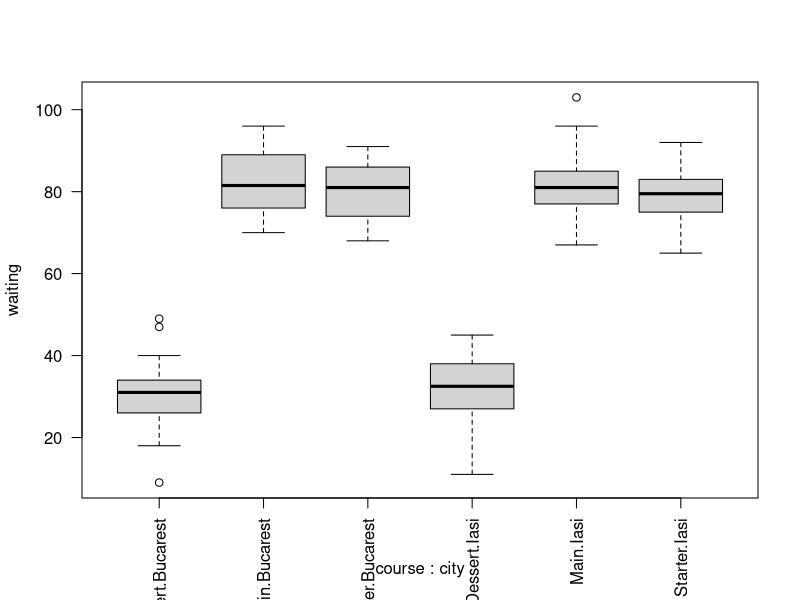
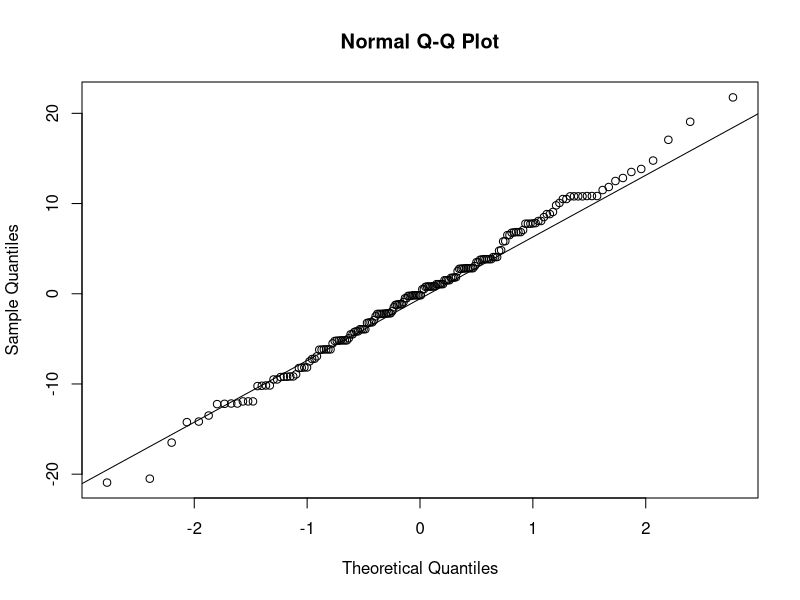

Write the R code that produced these figures, in order. (Note: this script raises an error after producing the figures.)
X <- read.table("../Exams of previous years/2018/2018-09-13/Waiting.txt") #example, substitute
attach(X)
boxplot(waiting ~ course+ city,las=2)

#a) Two-ways anova and hypothesis checking
an <- aov(waiting ~ course + city + course:city)
summary(an)

#assumptions are gaussianity of each group and same variance
#verification of assumptions:
shapiro.test(an$residuals)
x11()
qqnorm(an$residuals)
qqline(an$residuals)
#we can assume gaussianity IF we can also assure homoschedasticity amongst groups
var.test(waiting[which(city == "Iasi" & course == "Starter")], waiting[which(city == "Iasi" & course == "Main")])
var.test(waiting[which(city == "Iasi" & course == "Starter")], waiting[which(city == "Iasi" & course == "Dessert")])
var.test(waiting[which(city == "Iasi" & course == "Main")], waiting[which(city == "Iasi" & course == "Dessert")])
var.test(waiting[which(city == "Iasi" & course == "Starter")], waiting[which(city == "Bucarest" & course == "Starter")])
var.test(waiting[which(city == "Iasi" & course == "Starter")], waiting[which(city == "Bucarest" & course == "Main")])
var.test(waiting[which(city == "Iasi" & course == "Starter")], waiting[which(city == "Bucarest" & course == "Dessert")])
var.test(waiting[which(city == "Iasi" & course == "Main")], waiting[which(city == "Bucarest" & course == "Starter")])
var.test(waiting[which(city == "Iasi" & course == "Main")], waiting[which(city == "Bucarest" & course == "Main")])
var.test(waiting[which(city == "Iasi" & course == "Main")], waiting[which(city == "Bucarest" & course == "Dessert")])
var.test(waiting[which(city == "Iasi" & course == "Dessert")], waiting[which(city == "Bucarest" & course == "Starter")])
var.test(waiting[which(city == "Iasi" & course == "Dessert")], waiting[which(city == "Bucarest" & course == "Main")])
var.test(waiting[which(city == "Iasi" & course == "Dessert")], waiting[which(city == "Bucarest" & course == "Dessert")])
var.test(waiting[which(city == "Bucarest" & course == "Starter")], waiting[which(city == "Bucarest" & course == "Dessert")])
var.test(waiting[which(city == "Bucarest" & course == "Starter")], waiting[which(city == "Bucarest" & course == "Main")])
var.test(waiting[which(city == "Bucarest" & course == "Dessert")], waiting[which(city == "Bucarest" & course == "Main")])
#or more simply:
fact <- with(Waiting, interaction(course, city))
bartlett.test(waiting,fact) #H0: same variance

#b) Model reduction
an2 <- aov(waiting ~ course+ course:city)
summary(an2)

an3 <- aov(waiting ~ course)
summary(an3)

#c)
n<-length(waiting)
g<-3
smean <- tapply(waiting,course,mean) # in alphabetical order so dessert, Main, Starter
Spooled <- sum((an3$residuals)^2)/(n-g)
n1 <- length(which(course=="Starter"))
n2 <- length(which(course=="Main"))
n3 <- length(which(course=="Dessert")) #balanced
alphaB <- 0.05/6
#smean_a - smean_b ~ N(mu_a - mu_b, simga^2*(1/n_a + 1/n_b)) = N(mu_a - mu_b, 2*simga^2/n)
#(smean_a - smean_b)/sqrt(2*sigma^2/n) ~ N(0,1)
# s = SS_res/(n-g) ~ sigma^2*Chi_square(n-g)
#(smean_a - smean_b)/sqrt(2*s/n) ~ t(n-g)
band <- qt(1-alphaB/2, an_new$df)*sqrt(s*2/n)
sdeltamean <- c(smean[1] - smean[2], smean[2] - smean[3], smean[3] - smean[1])
CI1 <- cbind(inf = sdeltamean - band,
             center = sdeltamean,
             sup = sdeltamean + band)
CI1
SS <- c(sum((an_new$residuals[which(course == "Main")])^2),sum((an_new$residuals[which(course == "Starter")])^2), sum((an_new$residuals[which(course == "Dessert")])^2))
chi_up <- qchisq(1-alphaB/2, n)
chi_down <- qchisq(alphaB/2, n)
CI2 <- cbind(inf = SS/chi_up,
             center = SS/(n-1),
             sup = SS/chi_down)
rownames(CI2)<-c("Main", "Starter", "Dessert")
CI2

